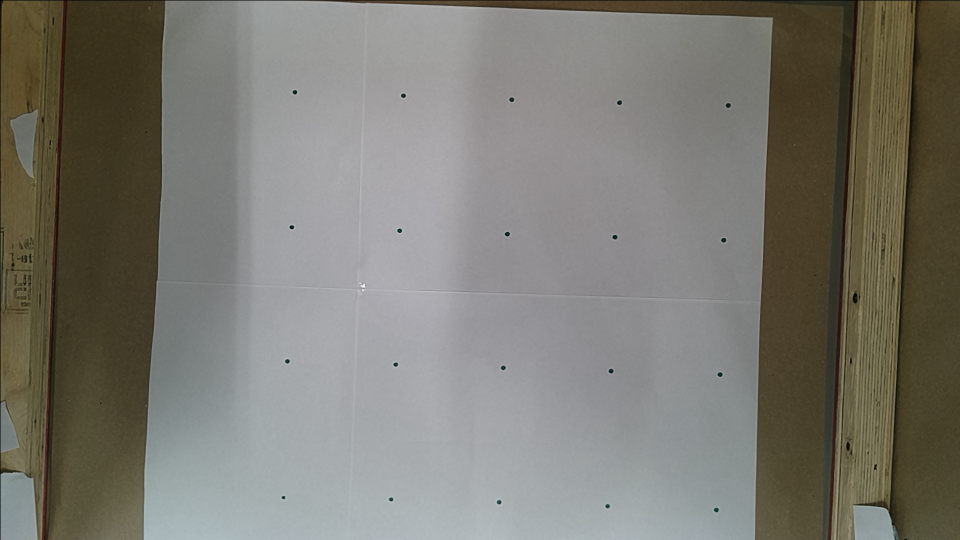
#> input picture C_data/Sample_images/frame_1764685940878.png, 1920 x 1080 px (shown at 1/2 size)
$ python qc_calibration_dots.py
#> lines starting #> are read from the running program, lines starting #| are printed output that depends on the picture; after the words box and inside, x2 and y2 are one past the last pixel; in counts of white or black regions, pixels touching at a corner belong together
### A_Vision/Vision_tools.py
from pathlib import Path
import cv2 as cv
import numpy as np

SCRIPT_DIR = Path(__file__).resolve().parent
PROJECT_ROOT = SCRIPT_DIR.parents[0]
IMAGE_DIR = PROJECT_ROOT / "C_data" / "Sample_images"

# Loads capture or stored frame
def load_image(filename):
#> called with filename = 'frame_1764685940878.png'
    path = IMAGE_DIR / filename
    img = cv.imread(str(path))
#> img is the input picture: shape (1080, 1920, 3); mean B, G, R 112.9, 120.9, 122.7
    if img is None:
        raise FileNotFoundError(f"Image not found: {path}")
    return img

# Downscales image to make it easierer to work with
def downscale(img, scale=0.5):
    h, w = img.shape[:2]
    return cv.resize(img, (int(w*scale), int(h*scale)))

# converts to gray
def to_gray(img): return cv.cvtColor(img, cv.COLOR_BGR2GRAY)

# Applies blur
def blurred(img): return cv.GaussianBlur(img, (5,5), 0)

# Applies binary threshold (maybe we change to different kind of thresholding)
def threshold_binary(img): _, t = cv.threshold(img, 125, 255, cv.THRESH_BINARY); return t

# Detects Edges
def edges(img): return cv.Canny(img, 50, 150)

# returns amount of contours
def get_contours(binary):
    contours, _ = cv.findContours(binary, cv.RETR_EXTERNAL, cv.CHAIN_APPROX_SIMPLE)
    return contours

### E_tests/JacobV_test/qc_calibration_dots.py
import numpy as np
import cv2 as cv
import json
from pathlib import Path
import sys

# -------------------------------------------------
# PATH / IMPORTS
# -------------------------------------------------
ROOT = Path(__file__).resolve().parents[2]  # Doosan-Vision-QC/
sys.path.append(str(ROOT))

from A_Vision.Vision_tools import load_image  # adjust if needed

SETTINGS_FILE = "calibration_settings_dots.json"
IMG_NAME = "frame_1764685940878.png"   # your saved calibration frame

# -------------------------------------------------
# LOAD IMAGE + SETTINGS
# -------------------------------------------------
img = load_image(IMG_NAME)
hsv = cv.cvtColor(img, cv.COLOR_BGR2HSV)
#> hsv: shape (1080, 1920, 3); mean H, S, V 65.7, 44.1, 125.1

with open(SETTINGS_FILE, "r") as f:
#> (reads E_tests/JacobV_test/calibration_settings_dots.json from the repository)
    cfg = json.load(f)

lower = np.array([cfg["H_low"],  cfg["S_low"],  cfg["V_low"] ], dtype=np.uint8)
upper = np.array([cfg["H_high"], cfg["S_high"], cfg["V_high"]], dtype=np.uint8)

min_area = max(23, int(cfg.get("min_area", 20)))
blur_k   = max(3, int(cfg.get("blur_k", 3)))
if blur_k % 2 == 0:
    blur_k += 1

print(f"[CONFIG] HSV lower={lower}, upper={upper}, blur_k={blur_k}, min_area={min_area}")

# -------------------------------------------------
# DETECT DOTS (FULL FRAME)
# -------------------------------------------------
blurred = cv.GaussianBlur(hsv, (blur_k, blur_k), 0)
#> blurred: shape (1080, 1920, 3); mean H, S, V 65.7, 44.2, 125.1
mask = cv.inRange(blurred, lower, upper)
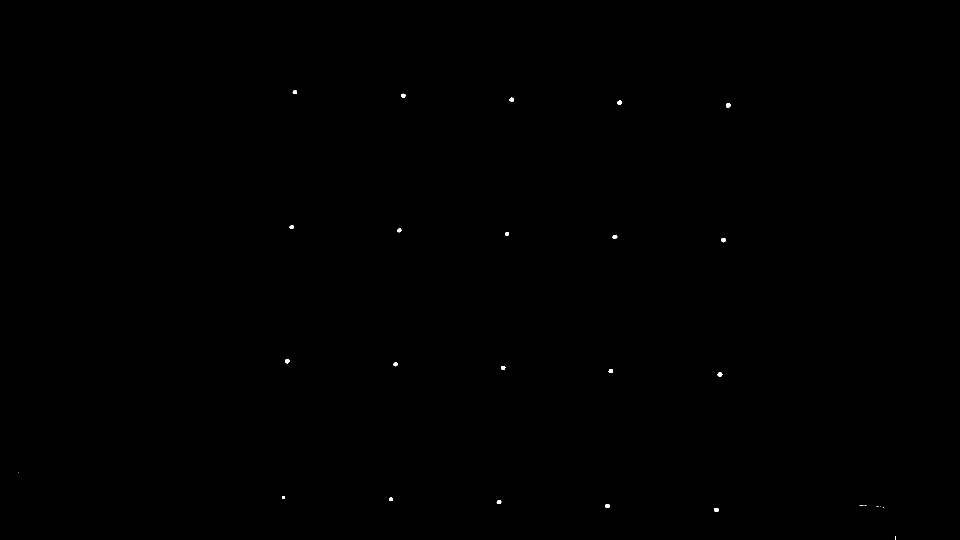
#> mask: shape (1080, 1920) (shown at 1/2 size); 0.06% white; 27 white regions (7 under 20 px)

contours, _ = cv.findContours(mask, cv.RETR_EXTERNAL, cv.CHAIN_APPROX_SIMPLE)
#> contours = 27 contours, 7 with area under 20; largest, box (x1, y1, x2, y2) and area: (1435, 744, 1445, 754) 55, (1428, 1016, 1437, 1024) 52, (1452, 206, 1461, 215) 52, (1217, 738, 1226, 746) 49, (1443, 476, 1452, 485) 49

img_points = []
for cnt in contours:
    if cv.contourArea(cnt) < min_area:
        continue

    M = cv.moments(cnt)
    if M["m00"] == 0:
        continue

    cx = M["m10"] / M["m00"]
    cy = M["m01"] / M["m00"]
    img_points.append([cx, cy])
#> this loop made 27 passes
#> (cx, cy) on passes 2, 8, 9, 10, 11, 13, 14, 15, 16, 17, 18, 19: (1432.1, 1019.4), (1214.5, 1011.6), (997.7, 1003.7), (781.5, 998.2), (566.5, 994.5), (1439.4, 748.6), (1221.3, 741.5), (1005.8, 735.2), (790.8, 728.1), (574.1, 722.2), (1446.7, 479.6), (1229.3, 473.6)
#> cnt on passes 1, 3, 4, 5, 6, 7: [[1790, 1073], [1790, 1079], [1791, 1079], [1791, 1073]], [[1766, 1014], [1767, 1014]], [[1760, 1013]], [[1753, 1012], [1756, 1012]], [[1729, 1010], [1732, 1010]], [[1719, 1010], [1726, 1010]]
#> after the loop, img_points = 20 items, first 6: [1432.1, 1019.4], [1214.5, 1011.6], [997.7, 1003.7], [781.5, 998.2], [566.5, 994.5], [1439.4, 748.6]

print(f"[DETECTED] {len(img_points)} points")
#| [DETECTED] 20 points

if len(img_points) != 20:
    raise ValueError(f"Expected 20 calibration dots, got {len(img_points)}.")

# -------------------------------------------------
# SORT INTO 4 ROWS × 5 COLS (ROW-MAJOR)
# -------------------------------------------------
# sort by Y (top→bottom), then X (left→right)
img_points = sorted(img_points, key=lambda p: (p[1], p[0]))
#> img_points = 20 items, first 6: [589.4, 183.8], [806.3, 190.8], [1022.7, 198.7], [1238.5, 204.7], [1456.1, 210.3], [583.1, 453.8]

rows = []
row = [img_points[0]]
#> row = [[589.4, 183.8]]
for p in img_points[1:]:
    if abs(p[1] - row[-1][1]) < 25:   # row tolerance in pixels
        row.append(p)
    else:
        rows.append(row)
        row = [p]
#> this loop made 19 passes
#> after the loop, rows = 3 items
rows.append(row)

if len(rows) != 4:
    raise ValueError(f"Expected 4 rows, got {len(rows)}")

for i in range(4):
    if len(rows[i]) != 5:
        raise ValueError(f"Row {i} has {len(rows[i])} points (expected 5)")
    rows[i] = sorted(rows[i], key=lambda p: p[0])
#> after the loop, rows = 4 items

ordered_points = [p for row in rows for p in row]
#> ordered_points has the same summary as img_points
pixels = np.array(ordered_points, dtype=np.float32)
#> pixels = 20 rows, first 8: [589.4, 183.8], [806.3, 190.8], [1022.7, 198.7], [1238.5, 204.7], [1456.1, 210.3], [583.1, 453.8], [798.4, 460.3], [1013.6, 467.4]
debug = img.copy()
for i, (x, y) in enumerate(ordered_points, start=1):
    cv.circle(debug, (int(x), int(y)), 12, (0, 0, 255), -1)
    cv.putText(debug, str(i), (int(x)+10, int(y)-10),
               cv.FONT_HERSHEY_SIMPLEX, 1.0, (0, 255, 0), 2)
#> this loop made 20 passes
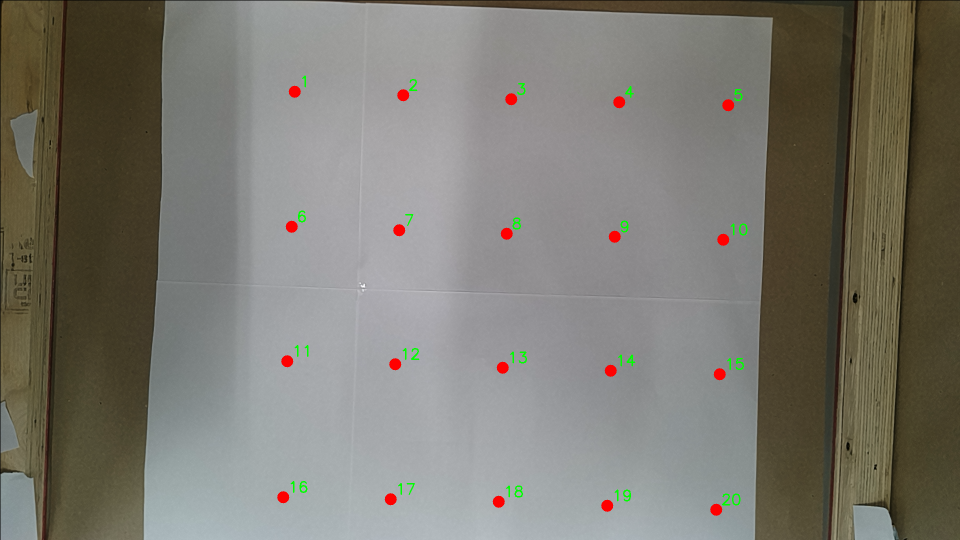
#> debug: shape (1080, 1920, 3) (shown at 1/2 size); 0.63% of pixels changed, all inside (x1, y1, x2, y2) = (554, 151, 1495, 1032)

cv.imshow("DOT ORDER CHECK", debug)
cv.waitKey(0)


# preview
preview = img.copy()
for (x, y) in ordered_points:
    cv.circle(preview, (int(x), int(y)), 7, (0, 255, 0), -1)
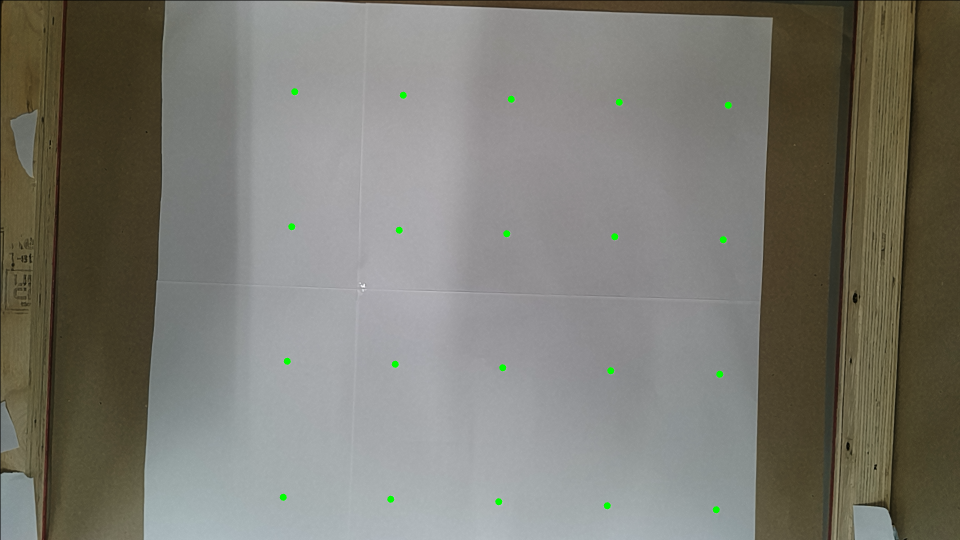
#> preview: shape (1080, 1920, 3) (shown at 1/2 size); 0.14% of pixels changed, all inside (x1, y1, x2, y2) = (559, 176, 1464, 1027)
cv.imshow("Detected Dots (sorted 4x5)", preview)
cv.waitKey(500)

# -------------------------------------------------
# ROBOT COORDINATES (4 rows × 5 cols)
# -------------------------------------------------
robot_points = np.array([
    [0.0,    420.0], [112.5, 420.0], [225.0, 420.0], [337.5, 420.0], [450.0, 420.0],
    [0.0,    280.0], [112.5, 280.0], [225.0, 280.0], [337.5, 280.0], [450.0, 280.0],
    [0.0,    140.0], [112.5, 140.0], [225.0, 140.0], [337.5, 140.0], [450.0, 140.0],
    [0.0,      0.0], [112.5,   0.0], [225.0,   0.0], [337.5,   0.0], [450.0,   0.0],
], dtype=np.float32)


# -------------------------------------------------
# COMPUTE HOMOGRAPHY
# -------------------------------------------------
H, _ = cv.findHomography(pixels, robot_points)
#> H = [[0.521, 0.0159, -310.7], [0.016, -0.521, 507.2], [1.36e-06, 1.37e-06, 1]]
out_path = ROOT / "C_data" / "calibration_h.npz"
np.savez(out_path, H=H)

print(f"[SAVED] Homography matrix → {out_path}")
print("H =\n", H)
#| H =
#|  [[ 5.21254167e-01  1.58717902e-02 -3.10652246e+02]
#|  [ 1.60260545e-02 -5.20515040e-01  5.07198192e+02]
#|  [ 1.36360259e-06  1.36572571e-06  1.00000000e+00]]

# -------------------------------------------------
# TEST: PRINT PIXEL → ROBOT FOR ALL 20 DOTS
# -------------------------------------------------
print("\n[Test] Pixel → Robot mapping:")
for i, (px, py) in enumerate(ordered_points):
    p = np.array([px, py, 1.0])
    mapped = H @ p
    Xr, Yr = mapped[0] / mapped[2], mapped[1] / mapped[2]
    print(f"{i+1:02d}: Pixel({px:.1f}, {py:.1f}) → Robot({Xr:.2f}, {Yr:.2f})")
#> this loop made 20 passes
#> (px, py, p, mapped, Xr, Yr) on passes 1 to 10: (589.4, 183.8, [589.4, 183.8, 1], [-0.501, 421, 1], -0.501, 420.5), (806.3, 190.8, [806.3, 190.8, 1], [112.7, 420.8, 1], 112.5, 420.2), (1022.7, 198.7, [1022.7, 198.7, 1], [225.6, 420.1, 1], 225.2, 419.4), (1238.5, 204.7, [1238.5, 204.7, 1], [338.2, 420.5, 1], 337.5, 419.7), (1456.1, 210.3, [1456.1, 210.3, 1], [451.7, 421, 1], 450.6, 420.1), (583.1, 453.8, [583.1, 453.8, 1], [0.477, 280.3, 1], 0.476, 279.9), (798.4, 460.3, [798.4, 460.3, 1], [112.8, 280.4, 1], 112.6, 279.9), (1013.6, 467.4, [1013.6, 467.4, 1], [225.1, 280.2, 1], 224.7, 279.6), (1229.3, 473.6, [1229.3, 473.6, 1], [337.7, 280.4, 1], 336.9, 279.7), (1446.7, 479.6, [1446.7, 479.6, 1], [451.1, 280.7, 1], 449.9, 280)
#| 01: Pixel(589.4, 183.8) → Robot(-0.50, 420.51)
#| 02: Pixel(806.3, 190.8) → Robot(112.52, 420.21)
#| 03: Pixel(1022.7, 198.7) → Robot(225.24, 419.44)
#| 04: Pixel(1238.5, 204.7) → Robot(337.53, 419.69)
#| 05: Pixel(1456.1, 210.3) → Robot(450.64, 420.09)
#| 06: Pixel(583.1, 453.8) → Robot(0.48, 279.95)
#| 07: Pixel(798.4, 460.3) → Robot(112.61, 279.92)
#| 08: Pixel(1013.6, 467.4) → Robot(224.67, 279.61)
#> (further printed lines are left out)

cv.waitKey(0)
cv.destroyAllWindows()
